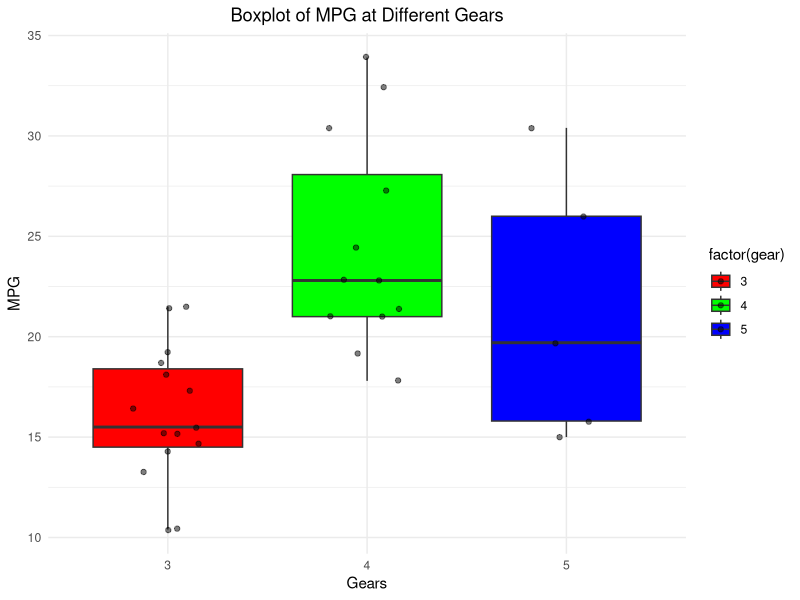

Reproduce this figure in R.
## ---- chunk 1
# Set global chunk options
knitr::opts_chunk$set(echo = TRUE)
## ---- chunk 2

# Function to perform one-way ANOVA
one_way_anova <- function(response, group) {
  # Data preparation: create a data frame with the response and grouping variables.
  data <- data.frame(response, group)
  unique_groups <- unique(group)
  
  # Calculate the overall mean of the response variable.
  overall_mean <- mean(response)
  
  # Calculate sum of squares between groups (SSB)
  SSB <- sum(table(data$group) * (tapply(data$response, data$group, mean) - overall_mean)^2)
  
  # Calculate sum of squares within groups (SSW)
  SSW <- sum(tapply(data$response, data$group, function(x) sum((x - mean(x))^2)))
  
  # Degrees of freedom
  df_between <- length(unique_groups) - 1
  df_within <- length(response) - length(unique_groups)
  
  # Mean squares for between and within groups
  MS_between <- SSB / df_between
  MS_within <- SSW / df_within
  
  # Compute the F-statistic
  F <- MS_between / MS_within
  
  # Calculate the p-value from the F-distribution.
  p_value <- pf(F, df_between, df_within, lower.tail = FALSE)
  
  # Return the results as a list.
  return(list(F_statistic = F, 
              p_value = p_value, 
              df_between = df_between, 
              df_within = df_within))
}

## ---- chunk 3

# Load the mtcars dataset
data(mtcars)

# Apply the custom one-way ANOVA function on mpg and gear
result_custom_anova <- one_way_anova(mtcars$mpg, mtcars$gear)
print(result_custom_anova)

## ---- chunk 4

# Perform one-way ANOVA using the aov function
result_2 <- aov(mpg ~ factor(gear), data = mtcars)

# Display a summary of the ANOVA results
summary(result_2)

## ---- chunk 5

library(ggplot2)

# Create a boxplot with jittered points for each gear level
ggplot(mtcars, aes(x = factor(gear), y = mpg, fill = factor(gear))) +
  geom_boxplot() +
  geom_jitter(position = position_jitter(width = 0.2), alpha = 0.5) +
  # Add data points with slight horizontal jitter
  scale_fill_manual(values = c("red", "green", "blue")) +
  # Specify colors for each gear level
  labs(title = "Boxplot of MPG at Different Gears",
       x = "Gears",
       y = "MPG") +
  theme_minimal() +
  theme(
    plot.title = element_text(hjust = 0.5)  # Center the title
  )

